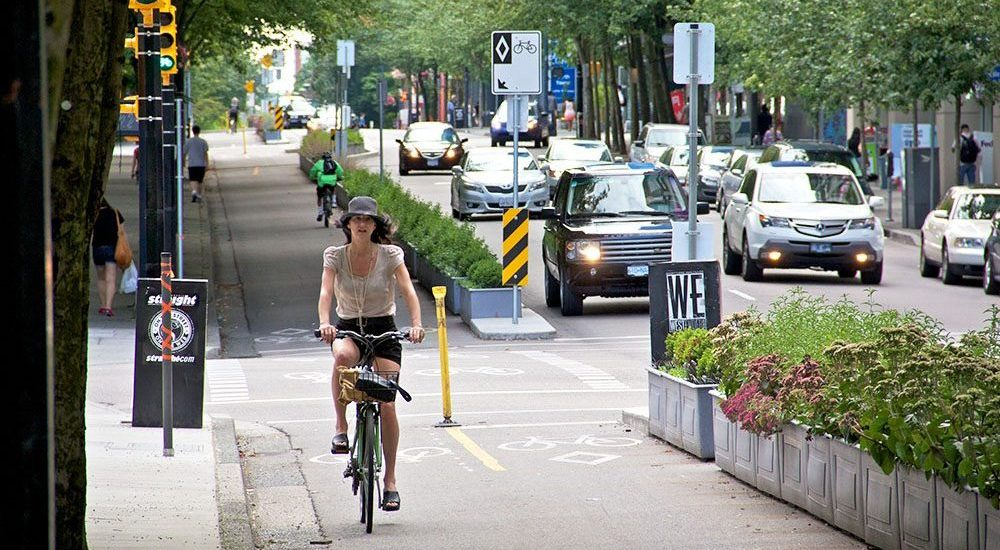
#> input picture data directory/input_images/cycle.jpg, 1000 x 550 px, found by its file name
$ python postprocessing.py
#> lines starting #> are read from the running program, lines starting #| are printed output that depends on the picture
#> further down, original_image is the input picture: shape (550, 1000, 3); mean B, G, R 117.3, 127.1, 124.5
import numpy as np
import cv2

def apply_threshold(mask, threshold=0.5):
    """
    Apply a threshold to the mask to create a binary segmentation.

    Args:
    mask (np.ndarray): Input segmentation mask.
    threshold (float): Threshold value (0 to 1).

    Returns:
    np.ndarray: Binary mask.
    """
    binary_mask = (mask > threshold).astype(np.uint8)
    return binary_mask

def mask_to_image(mask, original_image):
    """
    Convert a binary mask to an image by applying the mask to the original image.

    Args:
    mask (np.ndarray): Binary mask.
    original_image (np.ndarray): Original image.

    Returns:
    np.ndarray: Image with the mask applied.
    """
    colored_mask = np.zeros_like(original_image)
    colored_mask[mask == 1] = [0, 255, 0]  # Example: Green color for mask
    return cv2.addWeighted(original_image, 0.5, colored_mask, 0.5, 0)

def postprocess_output(segmentation_output, original_image):
    """
    Postprocess the model output.

    Args:
    segmentation_output (np.ndarray): Model's output mask.
    original_image (np.ndarray): Original input image.

    Returns:
    np.ndarray: Image with applied segmentation mask.
    """
    # Ensure that the output mask is resized to match the original image dimensions
    height, width = original_image.shape[:2]
#> height = 550; width = 1000
    resized_mask = cv2.resize(segmentation_output, (width, height), interpolation=cv2.INTER_LINEAR)
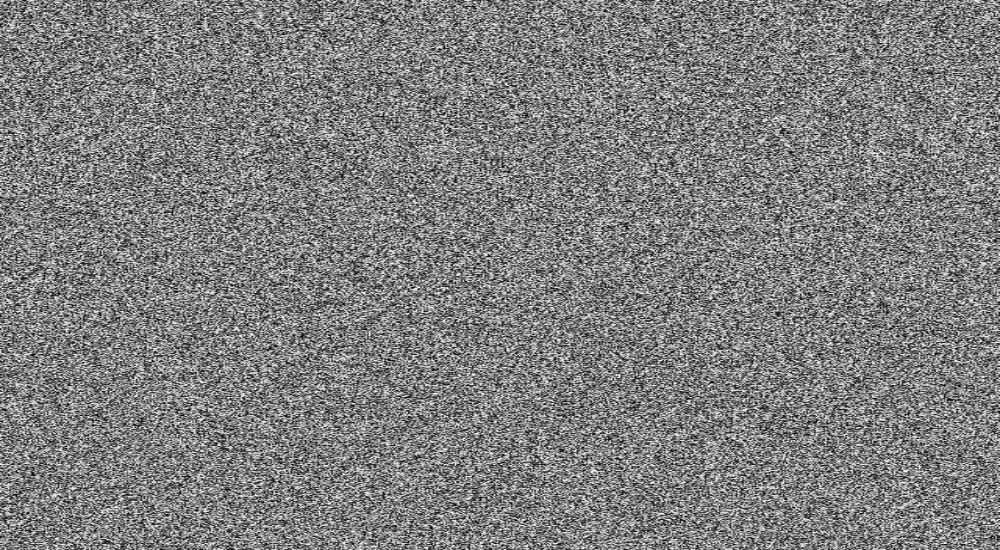
#> resized_mask: shape (550, 1000) float64; min 0.000242, max 0.996, mean 0.5
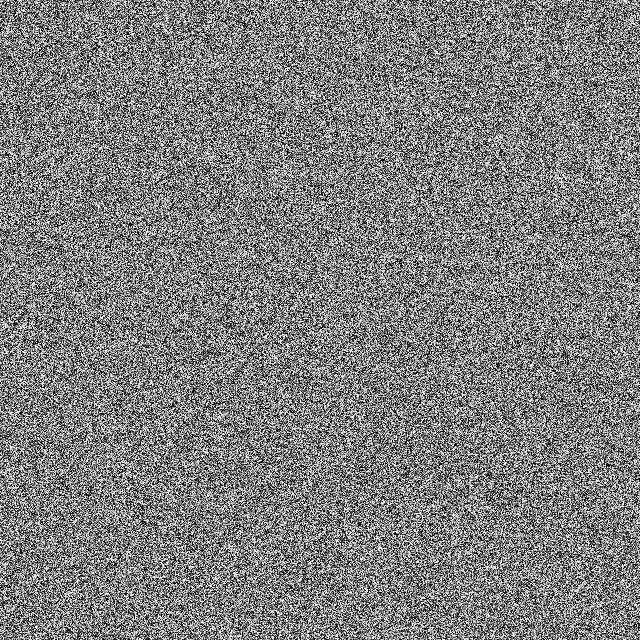
#> segmentation_output: shape (640, 640) float64; min 2.95e-06, max 1, mean 0.5

    binary_mask = apply_threshold(resized_mask)
#> in apply_threshold, `binary_mask = (mask > threshold).astype(np.uint8)`:
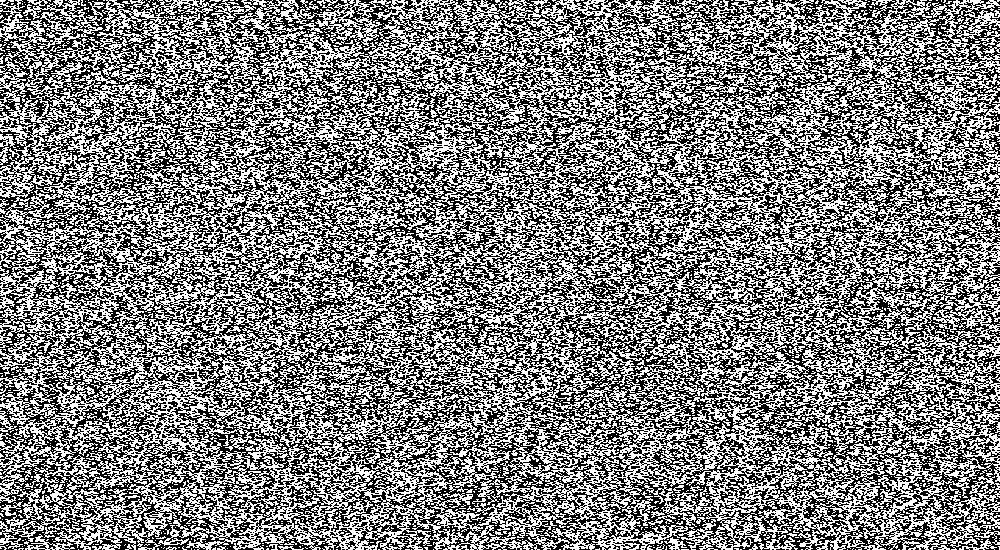
#> binary_mask: shape (550, 1000); values 0 (black) and 1 (white), 49.9% white in thin lines or dots
    return mask_to_image(binary_mask, original_image)
#> in mask_to_image, `return cv2.addWeighted(original_image, 0.5, colored_mask, 0.5, 0)`:
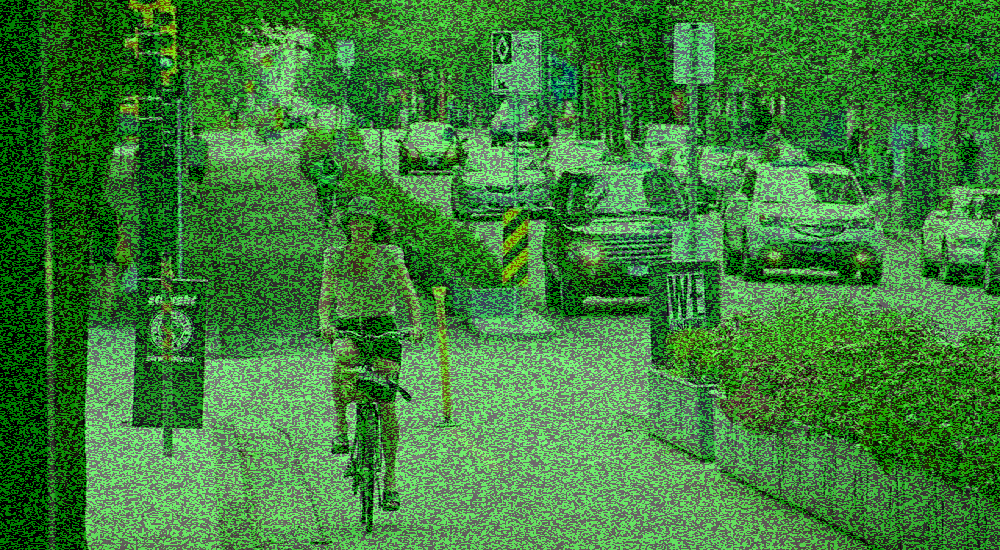
#> returned value: shape (550, 1000, 3); mean of channels 0, 1, 2 58.7, 127.2, 62.2; drawn as B, G, R

# Example usage
if __name__ == "__main__":
    # Assume segmentation_output is the output from the model
    segmentation_output = np.random.rand(640, 640)  # Dummy segmentation output
    original_image = cv2.imread("data directory/input_images/cycle.jpg")

    postprocessed_image = postprocess_output(segmentation_output, original_image)
    cv2.imwrite("data directory/output/postprocessed_image.png", postprocessed_image)
    print("Postprocessing completed.")
